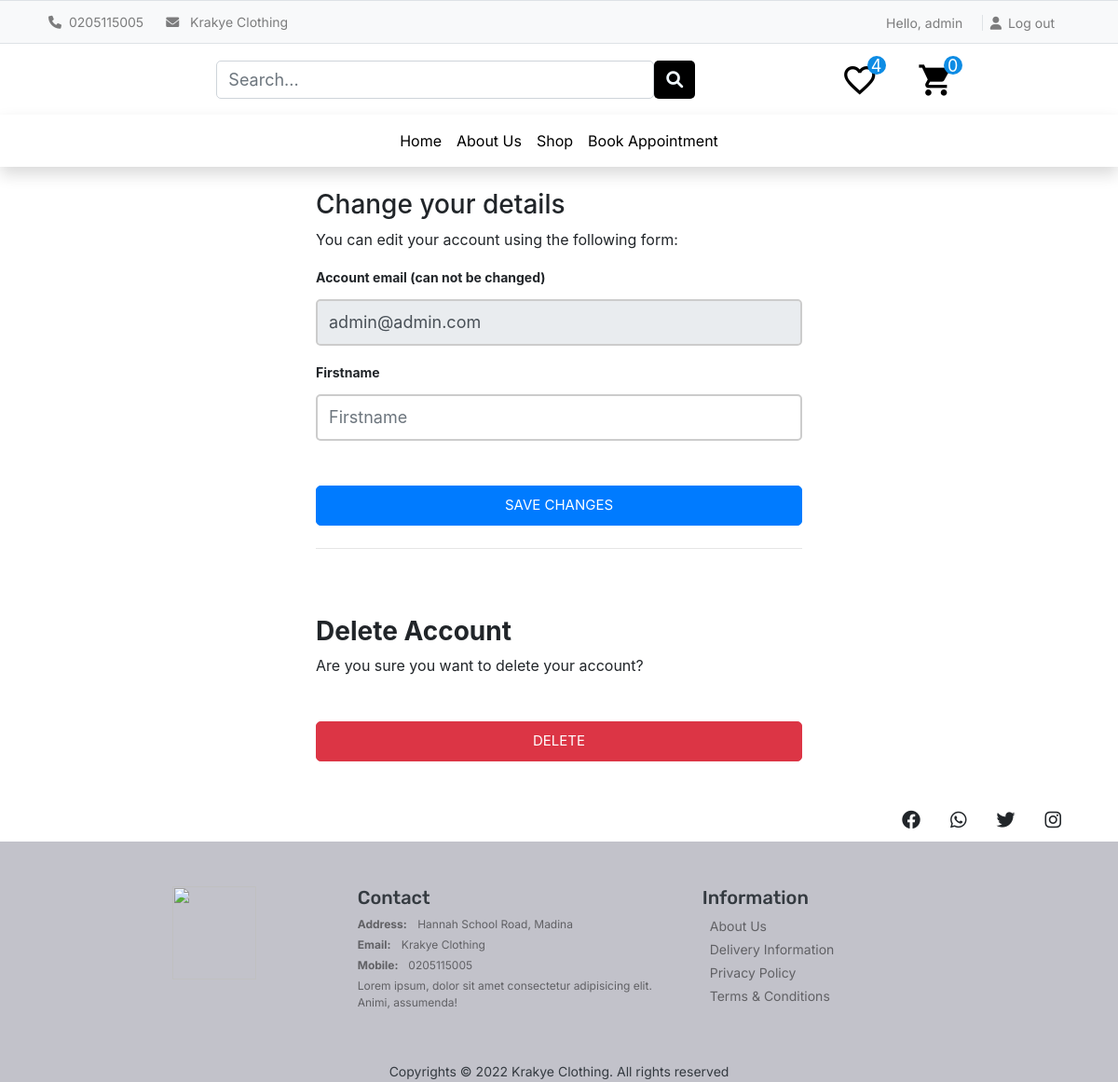
/account/profile/edit (signed in), run on an earlier commit of the app's database.
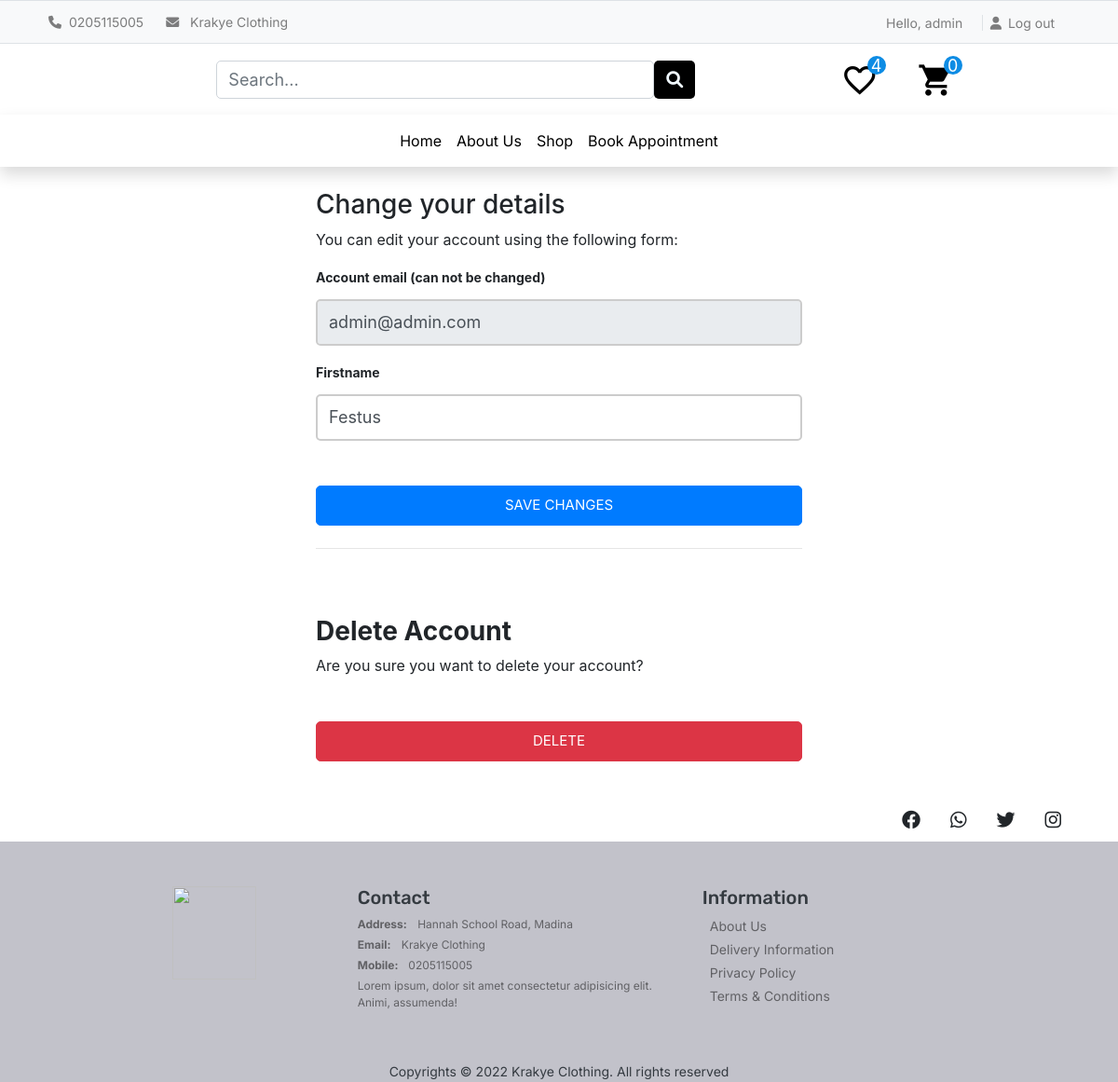
And on a later commit of the database.
### accounts/models.py (models this page shows, shortened)
class UserBase(AbstractBaseUser, PermissionsMixin):
    username = models.CharField(max_length=150, unique=True)
    email = models.EmailField(_('email address'), unique=True)
    first_name = models.CharField(max_length=150, blank=True)
    last_name = models.CharField(max_length=150, blank=True)
    phone_number = models.CharField(max_length=50)
    is_active = models.BooleanField(default=False)
    is_staff = models.BooleanField(default=False)
    is_admin = models.BooleanField(default=False)
    date_created = models.DateTimeField(auto_now_add=True)
    last_login = models.DateTimeField(auto_now_add=True)
    updated = models.DateTimeField(auto_now=True)
    objects = CustomAccountManager()
    USERNAME_FIELD = 'email'
    REQUIRED_FIELDS = ['username', 'first_name', 'last_name']
    class Meta:
        verbose_name = "Accounts"
        verbose_name_plural = "Accounts"
        default_permissions = ()
    def __str__(self):
        return self.email

### accounts/views.py (the view)
# urls.py: path('profile/edit', views.edit_details, name='edit_details'),
@login_required
def edit_details(request):
    if request.method == 'POST':
        user_form = UserEditForm(instance=request.user, data=request.POST)
        if user_form.is_valid():
            user_form.save()
    else:
        user_form = UserEditForm(instance=request.user)
    return render(request,
                  'account/user/edit_details.html', {'user_form': user_form})

### accounts/forms.py
class UserEditForm(forms.ModelForm):
    email = forms.EmailField(
        label='Account email (can not be changed)', max_length=200, widget=forms.TextInput(
            attrs={'class': 'form-control mb-3', 'placeholder': 'email', 'id': 'form-email', 'readonly': 'readonly'}))
    first_name = forms.CharField(
        label='Firstname', min_length=4, max_length=50, widget=forms.TextInput(
            attrs={'class': 'form-control mb-3', 'placeholder': 'Firstname', 'id': 'form-firstname'}))
    class Meta:
        model = UserBase
        fields = ('email', 'first_name',)
    def __init__(self, *args, **kwargs):
        super().__init__(*args, **kwargs)
        self.fields['first_name'].required = True
        self.fields['email'].required = True

### cart/cart.py (called while the page is built)
    def __len__(self):
        return sum(item['qty'] for item in self.cart.values())

### cart/context_processors.py (called while the page is built)
def cart(request):
    return {'cart': Cart(request)}

### templates/account/user/edit_details.html (shortened to what this page needs)
{% extends '../../base.html' %}
{% block title %}Edit Profile{% endblock%} {% block content %}
<div class="container-fluid col-sm-12 col-md-12 col-lg-6 col-xs-12">
                            <form class="account-form px-4 pt-4" method="post" enctype="multipart/form-data">
                    {% if user_form.is_valid and profile_form.is_valid  %}
                    <div class="alert alert-primary" role="alert">
                        Details successfully updated!
                    </div>
                    <p class="small text-center pt-0">
                        <a href="{% url "accounts:dashboard" %}">Back to Dashboard</a>
                    </p>
                    {%else%}
                    <h3>Change your details</h3>
                    <p>You can edit your account using the following form:</p>
                    {% endif %}
                    <label class="small font-weight-bold">{{ user_form.email.label}}</label>
                    {{ user_form.email }}
                    <label class="small font-weight-bold">{{ user_form.first_name.label}}</label>
                    {{ user_form.first_name }}
                    <button class="btn btn-primary btn-block py-2 mb-4 mt-5 fw-bold w-100" type="submit"
                        value="Save changes">Save Changes</button>
                    <hr class="mb-3">
                </form>
              <form class="account-form px-4" action="{% url "accounts:delete_user" %}" method="post">
                 <p class=" h3 pt-4 font-weight-bold">Delete Account</p>
                 <p>Are you sure you want to delete your account?</p>
                 <button type="submit" role="button"
                     class="btn btn-danger btn-block py-2 mb-4 mt-5 fw-bold w-100">Delete</button>
             </form>
</div>
{%endblock%}

### templates/includes/topbar.html (shortened to what this page needs)
<nav class="px-5 navbar-item-hidden navbar navbar-light bg-light border-top border-bottom ">
    <div class="d-flex">
        <span class="font-inter font-size-14 text-black-50 pr-2 m-1" ><b><i class="fa-solid fa-phone"></i></b><a href="tel:+233205115005" class="text-black-50 text-decoration-none" >0205115005</a></span>
        <span class="font-inter font-size-14 text-black-50 pr-2 m-1" > <b><i class="fa-solid fa-envelope"></i></b> <a href="mailto:festuskwafo11@gmail.com" class="text-black-50 text-decoration-none" >Krakye Clothing</a></span>
    </div>
    <div class="ml-auto">
      {% if user.is_authenticated %}
      <span class="font-inter font-size-14 text-black-50 pr-2 m-1">Hello, {{user.username}}</span>
      <span class="font-inter font-size-14 text-black-50 pr-2 m-1 border-left" ><a href="{% url "accounts:logout" %}" class="text-black-50 text-decoration-none"><i class="fa-solid fa-user"></i>&ensp;Log out</a></span>
      {% endif %}
    </div>
  </nav>

What changed in the data, as far as the page shows it:
changed UserBase "admin": first_name (not shown) → "Festus"
